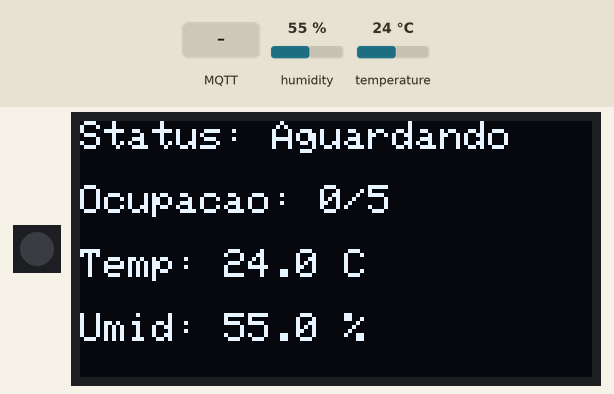
This sketch was run on a simulated ESP32. Shown: 1 RGB LEDs in strip order, left to right, 128×64 one-colour display. Inputs (shaded band) come from the test bench; at power-on: humidity 55 %, temperature 24 °C. WiFi joins after 1.5 s; servers stay silent unless stated; random numbers use the default seed unless the sketch sets one; no MQTT or app messages arrive unless stated; what the sketch prints to the serial monitor is not drawn.

Above: at 5.6 s.
5.7 s: MQTT message "1" arrives on the first subscribed topic
At 6.9 s:
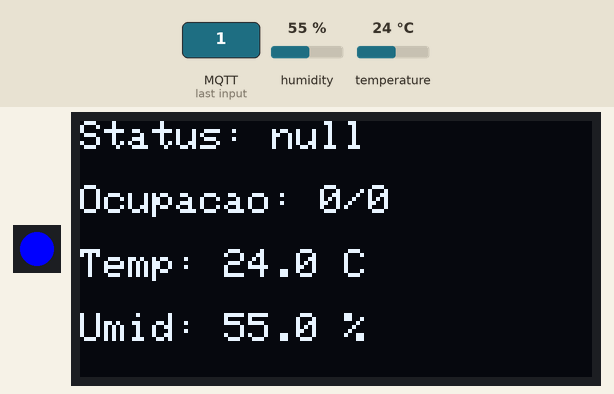
7.2 s: humidity set to 22 %
At 11.2 s:
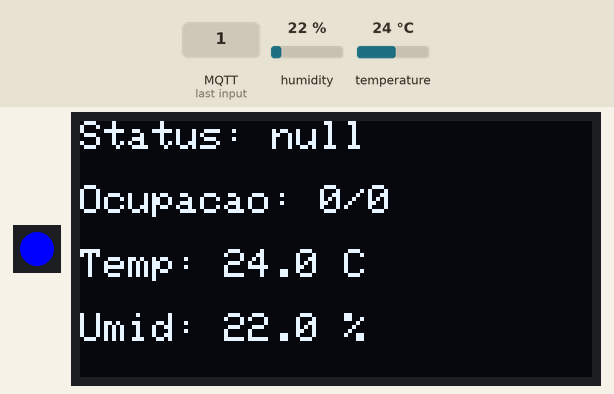
11.5 s: temperature set to 12 °C
At 16.2 s:
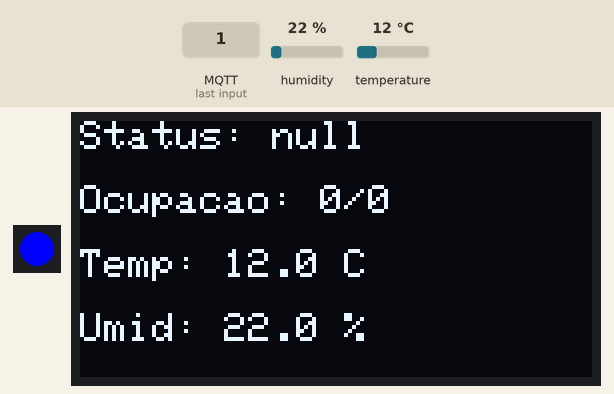
16.5 s: humidity set to 40 %
At 21.2 s:
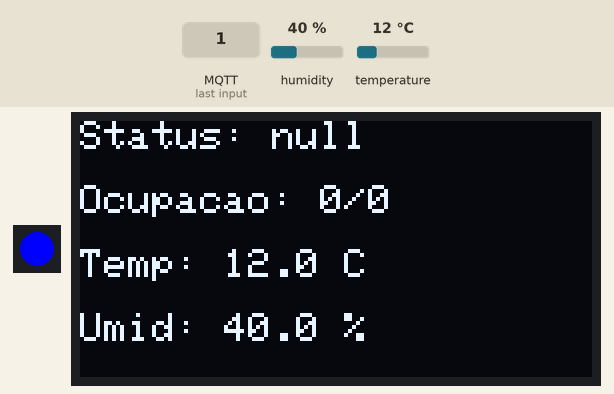
21.5 s: temperature set to 19 °C
Timing chart, 0 to 24.5 s (numbered marks = the images above; inputs shaded):
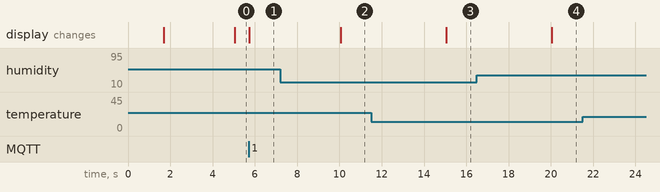

Measured:
- after the input at 5.7 s, the display: changes at once (image 1)
- after the input at 7.2 s, the display: changes after 2.9 s (image 2)
- after the input at 11.5 s, the display: changes after 3.6 s (image 3)
- after the input at 16.5 s, the display: changes after 3.6 s (image 4)

The sketch:

subsistema2.ino
```cpp
#include <WiFi.h>
#include <WiFiClientSecure.h>
#include <PubSubClient.h>
#include <Adafruit_SSD1306.h>
#include <Adafruit_GFX.h>
#include "DHT.h"
#include <Adafruit_NeoPixel.h>
#include <ArduinoJson.h>

// =========================
// CONFIG Wi-Fi
// =========================
const char* ssid = "Iphone do pavarin";
const char* password = "pavariniii";

// =========================
// CONFIG MQTT HiveMQ Cloud
// =========================
const char* mqtt_server = "21862f7b718544f49677b82f78c2215d.s1.eu.hivemq.cloud";
const int mqtt_port = 8883;
const char* mqtt_user = "pavarin";
const char* mqtt_password = "1234567Ccc";

// =========================
// TOPICOS MQTT
// =========================
#define TOPICO_PUBLISH "empresa01/area_prototipagem/ambiente/dado"
#define TOPICO_SUBSCRIBE "empresa01/area_prototipagem/estado/consolidado"
#define TOPICO_LWT "empresa01/area_prototipagem/status/umaf"

// =========================
// PINOS
// =========================
#define DHT_PIN 4
#define DHT_TYPE DHT11
#define OLED_SDA 21
#define OLED_SCL 22
#define SCREEN_WIDTH 128
#define SCREEN_HEIGHT 64
#define LED_PIN 16
#define NUM_LEDS 1

// =========================
// OBJETOS
// =========================
WiFiClientSecure espClient;
PubSubClient client(espClient);
DHT dht(DHT_PIN, DHT_TYPE);
Adafruit_NeoPixel led(NUM_LEDS, LED_PIN, NEO_GRB + NEO_KHZ800);
Adafruit_SSD1306 display(SCREEN_WIDTH, SCREEN_HEIGHT, &Wire, -1);

// =========================
// VARIAVEIS
// =========================
unsigned long lastMsg = 0;
char msg[100];
float tempAtual = 0;
float umidAtual = 0;
String estadoAtual = "Aguardando";
int ocupacaoAtual = 0;
int limiteAtual = 5;

// =========================
// WIFI
// =========================
void setup_wifi() {
  Serial.print("Conectando ao WiFi ");
  WiFi.begin(ssid, password);

  while (WiFi.status() != WL_CONNECTED) {
    delay(400);
    Serial.print(".");
  }

  Serial.println("\nWiFi OK!");
  Serial.println(WiFi.localIP());
}

// =========================
// DISPLAY OLED
// =========================
void atualizarDisplay() {
  display.clearDisplay();
  display.setTextSize(1);
  display.setTextColor(SSD1306_WHITE);

  // Linha 1: Status da Sala
  display.setCursor(0, 0);
  display.print("Status: ");
  display.setTextSize(1);
  display.println(estadoAtual);

  // Linha 2: Ocupação
  display.setCursor(0, 16);
  display.print("Ocupacao: ");
  display.print(ocupacaoAtual);
  display.print("/");
  display.println(limiteAtual);

  // Linha 3: Temperatura
  display.setCursor(0, 32);
  display.print("Temp: ");
  display.print(tempAtual, 1);
  display.println(" C");

  // Linha 4: Umidade
  display.setCursor(0, 48);
  display.print("Umid: ");
  display.print(umidAtual, 1);
  display.println(" %");

  display.display();
}

// =========================
// LED RGB
// =========================
void atualizarLED(String estado) {
  if (estado == "Livre")
    led.setPixelColor(0, led.Color(0, 255, 0));    // Verde
  else if (estado == "Atenção")
    led.setPixelColor(0, led.Color(255, 255, 0));  // Amarelo
  else if (estado == "Alerta")
    led.setPixelColor(0, led.Color(255, 0, 0));    // Vermelho
  else
    led.setPixelColor(0, led.Color(0, 0, 255));    // Azul (padrão)

  led.show();
}

// =========================
// CALLBACK MQTT
// =========================
void callback(char* topic, byte* payload, unsigned int length) {
  payload[length] = '\0';
  String mensagem = String((char*)payload);

  Serial.println("Recebido do Orquestrador: " + mensagem);

  // Parse do JSON recebido
  StaticJsonDocument<200> doc;
  DeserializationError error = deserializeJson(doc, mensagem);

  if (!error) {
    estadoAtual = doc["status_area"].as<String>();
    ocupacaoAtual = doc["ocupacao"];
    limiteAtual = doc["limite_op"];

    Serial.println("Estado: " + estadoAtual);
    Serial.println("Ocupação: " + String(ocupacaoAtual));
    Serial.println("Limite: " + String(limiteAtual));

    atualizarLED(estadoAtual);
    atualizarDisplay();
  } else {
    Serial.println("Erro ao parsear JSON do Orquestrador");
  }
}

// =========================
// CONECTAR AO MQTT - CORRIGIDO
// =========================
void reconnect() {
  while (!client.connected()) {
    Serial.print("Conectando ao MQTT HiveMQ...");

    // Gera um ClientID único para evitar conflitos
    String clientId = "UMAF_";
    clientId += String(random(0xffff), HEX);

    // Configura o certificado para TLS
    espClient.setInsecure(); // Usa certificado padrão

    if (client.connect(clientId.c_str(), mqtt_user, mqtt_password, TOPICO_LWT, 1, true, "offline")) {
      Serial.println("Conectado ao HiveMQ!");

      // Subscribe no tópico
      if (client.subscribe(TOPICO_SUBSCRIBE)) {
        Serial.println("Subscribed no tópico: " + String(TOPICO_SUBSCRIBE));
      } else {
        Serial.println("Falha no subscribe");
      }

      // Publica status online
      client.publish(TOPICO_LWT, "online", true);
      Serial.println("Status online publicado");

    } else {
      Serial.print("Falha na conexão, rc=");
      Serial.print(client.state());
      Serial.println(" tentando novamente em 5 segundos");

      // Mostra o erro específico
      switch (client.state()) {
        case -4: Serial.println("MQTT_CONNECTION_TIMEOUT"); break;
        case -3: Serial.println("MQTT_CONNECTION_LOST"); break;
        case -2: Serial.println("MQTT_CONNECT_FAILED"); break;
        case -1: Serial.println("MQTT_DISCONNECTED"); break;
        case 1: Serial.println("MQTT_CONNECT_BAD_PROTOCOL"); break;
        case 2: Serial.println("MQTT_CONNECT_BAD_CLIENT_ID"); break;
        case 3: Serial.println("MQTT_CONNECT_UNAVAILABLE"); break;
        case 4: Serial.println("MQTT_CONNECT_BAD_CREDENTIALS"); break;
        case 5: Serial.println("MQTT_CONNECT_UNAUTHORIZED"); break;
        default: Serial.println("Erro desconhecido"); break;
      }

      delay(5000);
    }
  }
}

// =========================
// SETUP
// =========================
void setup() {
  Serial.begin(115200);
  randomSeed(micros());

  Serial.println("Iniciando UMAF...");

  // Inicializa hardware
  Wire.begin(OLED_SDA, OLED_SCL);
  dht.begin();
  led.begin();
  led.show();

  // Inicializa OLED
  if (!display.begin(SSD1306_SWITCHCAPVCC, 0x3C)) {
    Serial.println("Erro no OLED!");
    while(true);
  }

  // Display inicial
  display.clearDisplay();
  display.setTextSize(1);
  display.setTextColor(SSD1306_WHITE);
  display.setCursor(0, 0);
  display.println("Iniciando UMAF");
  display.setCursor(0, 16);
  display.println("Conectando WiFi...");
  display.display();

  // Conecta WiFi
  setup_wifi();

  // Configura MQTT
  espClient.setInsecure();
  client.setServer(mqtt_server, mqtt_port);
  client.setCallback(callback);
  client.setBufferSize(512); // Aumenta buffer para mensagens grandes
  client.setKeepAlive(60);

  // Atualiza display
  display.clearDisplay();
  display.setCursor(0, 0);
  display.println("WiFi Conectado!");
  display.setCursor(0, 16);
  display.println("IP: ");
  display.setCursor(0, 24);
  display.println(WiFi.localIP());
  display.setCursor(0, 40);
  display.println("Conectando MQTT...");
  display.display();
}

// =========================
// LOOP
// =========================
void loop() {
  if (!client.connected()) {
    reconnect();
  }
  client.loop();

  unsigned long now = millis();

  if (now - lastMsg > 5000) {
    lastMsg = now;

    float t = dht.readTemperature();
    float h = dht.readHumidity();

    if (!isnan(t) && !isnan(h)) {
      tempAtual = t;
      umidAtual = h;

      // Cria JSON corretamente
      StaticJsonDocument<200> doc;
      doc["temperatura"] = t;
      doc["umidade"] = h;

      String output;
      serializeJson(doc, output);

      Serial.println("Publicando: " + output);

      if (client.publish(TOPICO_PUBLISH, output.c_str(), true)) {
        Serial.println("Dados ambientais publicados!");
      } else {
        Serial.println("Falha ao publicar dados ambientais");
      }

      // Atualiza o display
      atualizarDisplay();

    } else {
      Serial.println("Erro na leitura do DHT11");
    }
  }
}
```
